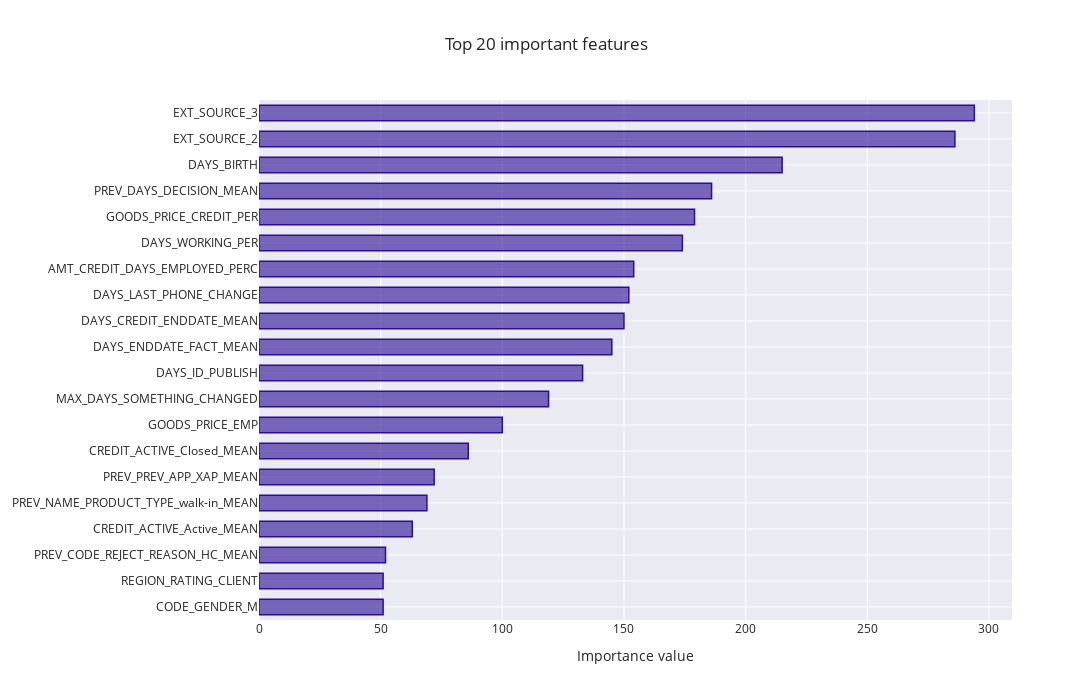

The notebook cell this image was saved under:
### Code cell
# Feautres importance for model
feature_importance_plot(pipe_over[-1].feature_importances_,
                        train,
                        (LOG,run,'Modele/[Over]/')
                       )

### Figure 1 — Plotly figure (JSON) as saved in the notebook; plotly's stock layout.template omitted (floating-point values rounded to 4 significant figures)
{"data": [{"marker": {"color": "rgba(43, 13, 150, 0.6)", "line": {"color": "rgba(43, 13, 150, 1.0)", "width": 1.5}}, "orientation": "h", "type": "bar", "x": [51, 51, 52, 63, 69, 72, 86, 100, 119, 133, 145, 150, 152, 154, 174, 179, 186, 215, 286, 294], "y": ["CODE_GENDER_M", "REGION_RATING_CLIENT", "PREV_CODE_REJECT_REASON_HC_MEAN", "CREDIT_ACTIVE_Active_MEAN", "PREV_NAME_PRODUCT_TYPE_walk-in_MEAN", "PREV_PREV_APP_XAP_MEAN", "CREDIT_ACTIVE_Closed_MEAN", "GOODS_PRICE_EMP", "MAX_DAYS_SOMETHING_CHANGED", "DAYS_ID_PUBLISH", "DAYS_ENDDATE_FACT_MEAN", "DAYS_CREDIT_ENDDATE_MEAN", "DAYS_LAST_PHONE_CHANGE", "AMT_CREDIT_DAYS_EMPLOYED_PERC", "DAYS_WORKING_PER", "GOODS_PRICE_CREDIT_PER", "PREV_DAYS_DECISION_MEAN", "DAYS_BIRTH", "EXT_SOURCE_2", "EXT_SOURCE_3"]}], "layout": {"autosize": false, "bargap": 0.4, "height": 700, "title": {"text": "Top 20 important features"}, "width": 1300, "xaxis": {"autorange": true, "range": [0, 309.5], "title": {"text": "Importance value"}, "type": "linear"}, "yaxis": {"automargin": true, "autorange": true, "range": [-0.5, 19.5], "type": "category"}}}
